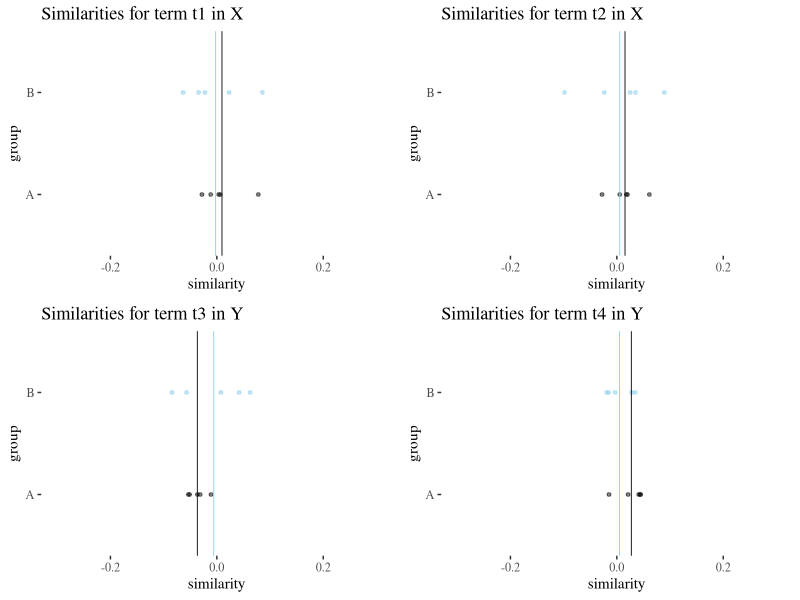
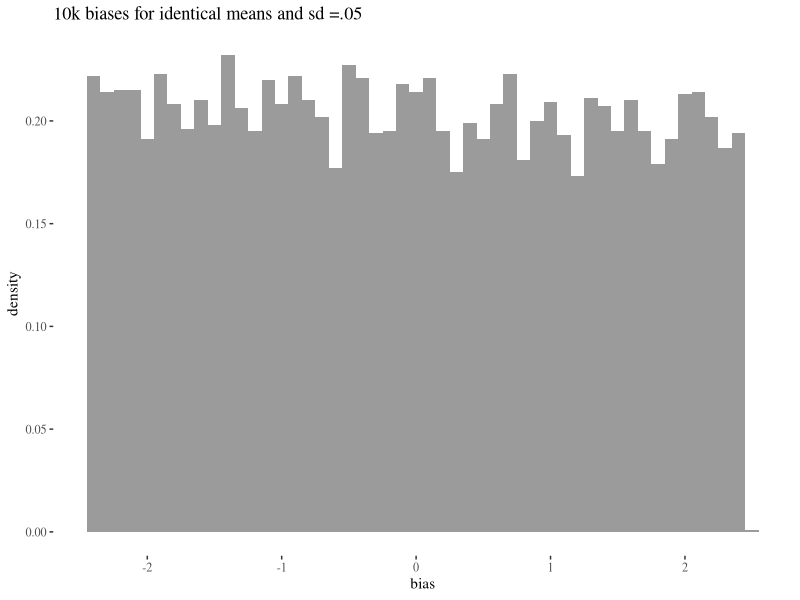
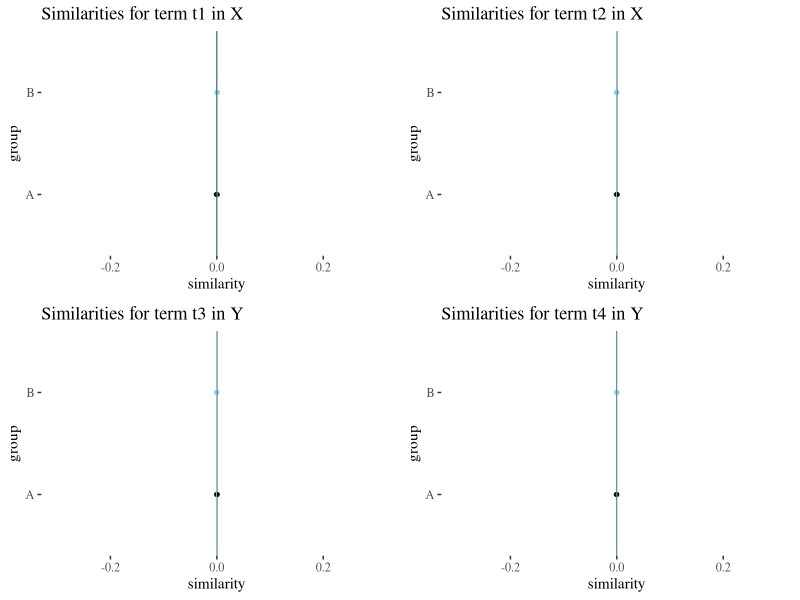
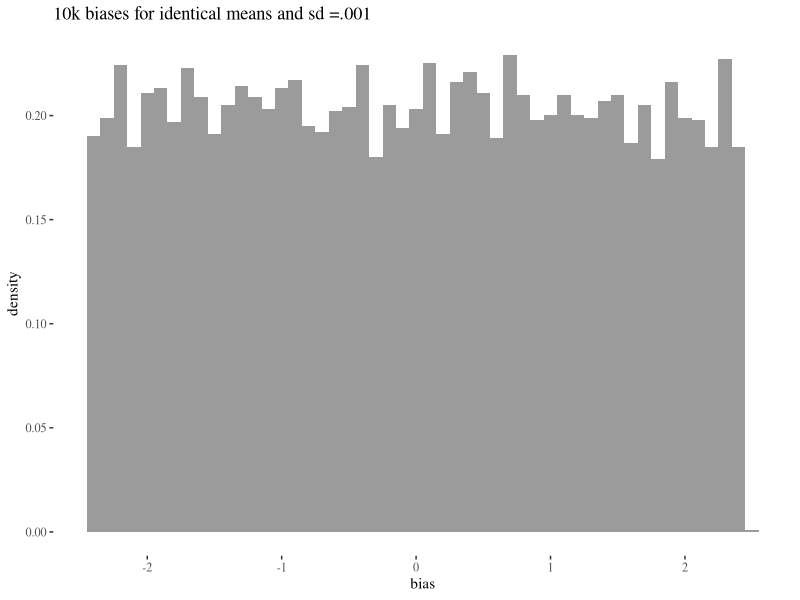
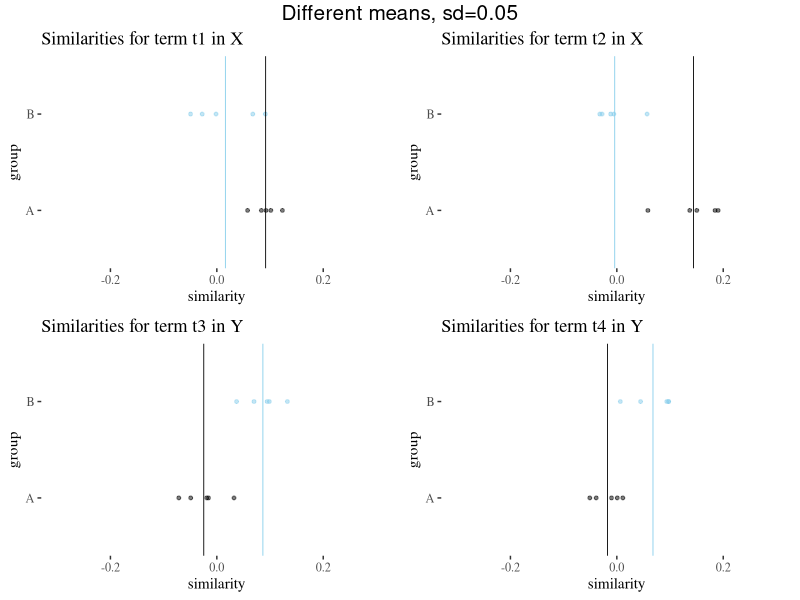
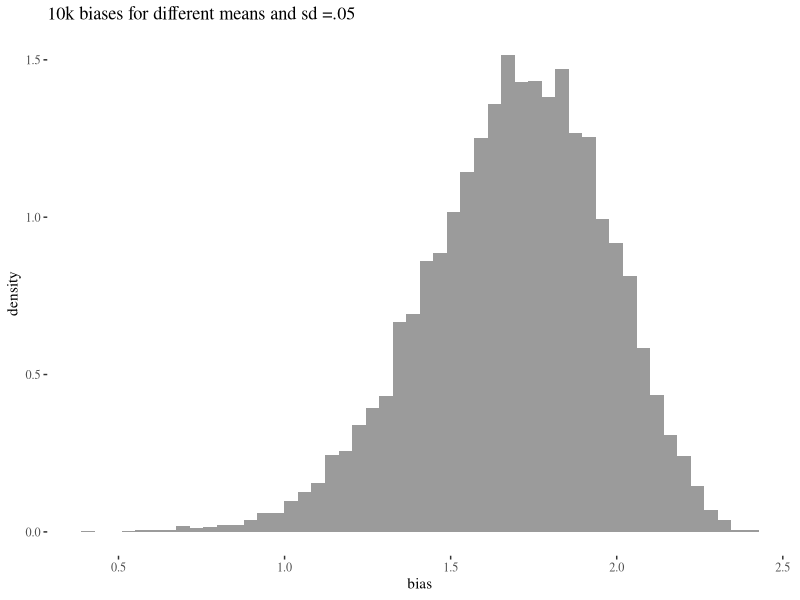
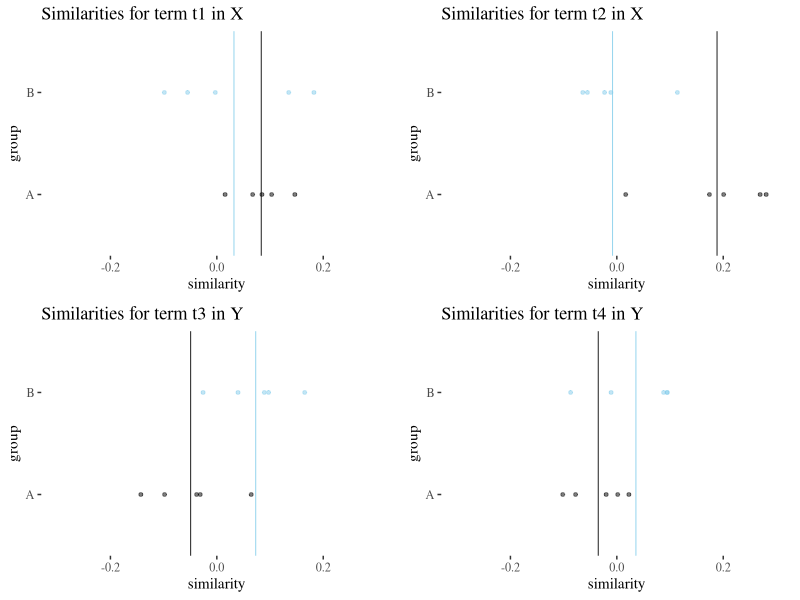
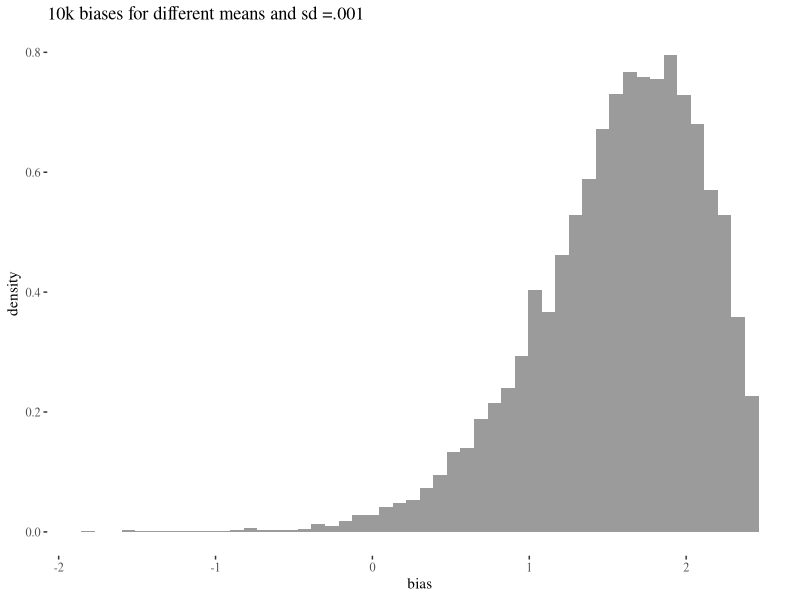

These figures' R source, in order:
## ---- chunk 1
knitr::opts_knit$set(root.dir = '../')

library(ggplot2)
library(ggthemes)
library(gridExtra)
## ---- chunk 2
set.seed(123)
t1 <- data.frame(A  = rnorm(5,0,0.05), B = rnorm(5,0,0.05))
t2 <- data.frame(A  = rnorm(5,0,0.05), B = rnorm(5,0,0.05))
t3 <- data.frame(A  = rnorm(5,0,0.05), B = rnorm(5,0,0.05))
t4 <- data.frame(A  = rnorm(5,0,0.05), B = rnorm(5,0,0.05))
## ---- chunk 3
xlimits <- c(-.3,.3)

t1Plot <- ggplot(t1)+geom_point(aes(y = 0, x = A), size = 1, alpha = 0.5)+geom_point(aes(y = 0.1, x = B), col = "skyblue", size = 1, alpha = 0.5)+theme_tufte()+xlab("similarity")+scale_y_continuous(limits = c(-.05,.15),breaks = c(0,0.1), labels = c("A","B"))+ylab("group") + geom_vline(aes(xintercept = mean(A)), size = 0.3) + geom_vline(aes(xintercept = mean(B)), size = 0.3, col = "skyblue") +ggtitle("Similarities for term t1 in X")+xlim(xlimits)


t2Plot <- ggplot(t2)+geom_point(aes(y = 0, x = A), size = 1, alpha = 0.5)+geom_point(aes(y = 0.1, x = B), col = "skyblue", size = 1, alpha = 0.5)+theme_tufte()+xlab("similarity")+scale_y_continuous(limits = c(-.05,.15),breaks = c(0,0.1), labels = c("A","B"))+ylab("group") + geom_vline(aes(xintercept = mean(A)), size = 0.3) + geom_vline(aes(xintercept = mean(B)), size = 0.3, col = "skyblue") +ggtitle("Similarities for term t2 in X")+xlim(xlimits)

t3Plot <- ggplot(t3)+geom_point(aes(y = 0, x = A), size = 1, alpha = 0.5)+geom_point(aes(y = 0.1, x = B), col = "skyblue", size = 1, alpha = 0.5)+theme_tufte()+xlab("similarity")+scale_y_continuous(limits = c(-.05,.15),breaks = c(0,0.1), labels = c("A","B"))+ylab("group") + geom_vline(aes(xintercept = mean(A)), size = 0.3) + geom_vline(aes(xintercept = mean(B)), size = 0.3, col = "skyblue") +ggtitle("Similarities for term t3 in Y")+xlim(xlimits)

t4Plot <- ggplot(t4)+geom_point(aes(y = 0, x = A), size = 1, alpha = 0.5)+geom_point(aes(y = 0.1, x = B), col = "skyblue", size = 1, alpha = 0.5)+theme_tufte()+xlab("similarity")+scale_y_continuous(limits = c(-.05,.15),breaks = c(0,0.1), labels = c("A","B"))+ylab("group") + geom_vline(aes(xintercept = mean(A)), size = 0.3) + geom_vline(aes(xintercept = mean(B)), size = 0.3, col = "skyblue") +ggtitle("Similarities for term t4 in Y")+xlim(xlimits)

grid.arrange(t1Plot,t2Plot, t3Plot, t4Plot, ncol=2)
## ---- chunk 4
s <- function (table){ mean(table$A) - mean(table$B)}
factor <- sd(c(s(t1),s(t2),s(t3),s(t4)))
numerator <-  mean(s(t1),s(t2)) - mean(s(t3),s(t4))
print(list(factor = factor,numerator = numerator, bias = numerator / factor))
## ---- chunk 5

biasesNull <- numeric(10000)
for(i in 1:10000){
t1 <- data.frame(A  = rnorm(5,0,0.05), B = rnorm(5,0,0.05))
t2 <- data.frame(A  = rnorm(5,0,0.05), B = rnorm(5,0,0.05))
t3 <- data.frame(A  = rnorm(5,0,0.05), B = rnorm(5,0,0.05))
t4 <- data.frame(A  = rnorm(5,0,0.05), B = rnorm(5,0,0.05))

factor <- sd(c(s(t1),s(t2),s(t3),s(t4)))
numerator <-  mean(s(t1),s(t2)) - mean(s(t3),s(t4))
biasesNull[i]  <- numerator / factor
}
ggplot()+geom_histogram(aes(x=biasesNull, y = ..density..), alpha = 0.6, bins=50)+
  theme_tufte()+labs(title="10k biases for identical means and sd =.05")+ xlab("bias")
## ---- chunk 6
set.seed(124)
t1v <- data.frame(A  = rnorm(5,0,0.001), B = rnorm(5,0,0.001))
t2v <- data.frame(A  = rnorm(5,0,0.001), B = rnorm(5,0,0.001))
t3v <- data.frame(A  = rnorm(5,0,0.001), B = rnorm(5,0,0.001))
t4v <- data.frame(A  = rnorm(5,0,0.001), B = rnorm(5,0,0.001))
## ---- chunk 7
xlimits <- c(-.3,.3)


t1vPlot <- ggplot(t1v)+geom_point(aes(y = 0, x = A), size = 1, alpha = 0.5)+geom_point(aes(y = 0.1, x = B), col = "skyblue", size = 1, alpha = 0.5)+theme_tufte()+xlab("similarity")+scale_y_continuous(limits = c(-.05,.15),breaks = c(0,0.1), labels = c("A","B"))+ylab("group") + geom_vline(aes(xintercept = mean(A)), size = 0.3) + geom_vline(aes(xintercept = mean(B)), size = 0.3, col = "skyblue") +ggtitle("Similarities for term t1 in X")+xlim(xlimits)


t2vPlot <- ggplot(t2v)+geom_point(aes(y = 0, x = A), size = 1, alpha = 0.5)+geom_point(aes(y = 0.1, x = B), col = "skyblue", size = 1, alpha = 0.5)+theme_tufte()+xlab("similarity")+scale_y_continuous(limits = c(-.05,.15),breaks = c(0,0.1), labels = c("A","B"))+ylab("group") + geom_vline(aes(xintercept = mean(A)), size = 0.3) + geom_vline(aes(xintercept = mean(B)), size = 0.3, col = "skyblue") +ggtitle("Similarities for term t2 in X")+xlim(xlimits)

t3vPlot <- ggplot(t3v)+geom_point(aes(y = 0, x = A), size = 1, alpha = 0.5)+geom_point(aes(y = 0.1, x = B), col = "skyblue", size = 1, alpha = 0.5)+theme_tufte()+xlab("similarity")+scale_y_continuous(limits = c(-.05,.15),breaks = c(0,0.1), labels = c("A","B"))+ylab("group") + geom_vline(aes(xintercept = mean(A)), size = 0.3) + geom_vline(aes(xintercept = mean(B)), size = 0.3, col = "skyblue") +ggtitle("Similarities for term t3 in Y")+xlim(xlimits)

t4vPlot <- ggplot(t4v)+geom_point(aes(y = 0, x = A), size = 1, alpha = 0.5)+geom_point(aes(y = 0.1, x = B), col = "skyblue", size = 1, alpha = 0.5)+theme_tufte()+xlab("similarity")+scale_y_continuous(limits = c(-.05,.15),breaks = c(0,0.1), labels = c("A","B"))+ylab("group") + geom_vline(aes(xintercept = mean(A)), size = 0.3) + geom_vline(aes(xintercept = mean(B)), size = 0.3, col = "skyblue") +ggtitle("Similarities for term t4 in Y")+xlim(xlimits)

grid.arrange(t1vPlot,t2vPlot, t3vPlot, t4vPlot, ncol=2)
## ---- chunk 8
factorV <- sd(c(s(t1v),s(t2v),s(t3v),s(t4v)))
numeratorV <-  mean(s(t1v),s(t2v)) - mean(s(t3v),s(t4v))
print(list(factor = factorV,numerator = numeratorV, bias = numeratorV / factorV))
## ---- chunk 9
set.seed(124)

biasesLowVariance <- numeric(10000)
for(i in 1:10000){
t1v <- data.frame(A  = rnorm(5,0,0.001), B = rnorm(5,0,0.001))
t2v <- data.frame(A  = rnorm(5,0,0.001), B = rnorm(5,0,0.001))
t3v <- data.frame(A  = rnorm(5,0,0.001), B = rnorm(5,0,0.001))
t4v <- data.frame(A  = rnorm(5,0,0.001), B = rnorm(5,0,0.001))

factorV <- sd(c(s(t1v),s(t2v),s(t3v),s(t4v)))

numeratorV <-  mean(s(t1v),s(t2v)) - mean(s(t3v),s(t4v))

biasesLowVariance[i] <- numeratorV / factorV
}
ggplot()+geom_histogram(aes(x=biasesLowVariance, y = ..density..), alpha = 0.6, bins=50)+
  theme_tufte()+labs(title="10k biases for identical means and sd =.001")+ xlab("bias")
## ---- chunk 10
set.seed(766)
t1d2 <- data.frame(A  = rnorm(5,.1,0.05), B = rnorm(5,0,0.05))
t2d2 <- data.frame(A  = rnorm(5,.1,0.05), B = rnorm(5,0,0.05))
t3d2 <- data.frame(A  = rnorm(5,0,0.05), B = rnorm(5,.1,0.05))
t4d2 <- data.frame(A  = rnorm(5,0,0.05), B = rnorm(5,.1,0.05))
## ---- chunk 11
library(grid)
library(gridExtra)
t1d2Plot <- ggplot(t1d2)+geom_point(aes(y = 0, x = A), size = 1, alpha = 0.5)+geom_point(aes(y = 0.1, x = B), col = "skyblue", size = 1, alpha = 0.5)+theme_tufte()+xlab("similarity")+scale_y_continuous(limits = c(-.05,.15),breaks = c(0,0.1), labels = c("A","B"))+ylab("group") + geom_vline(aes(xintercept = mean(A)), size = 0.3) + geom_vline(aes(xintercept = mean(B)), size = 0.3, col = "skyblue") +ggtitle("Similarities for term t1 in X")+xlim(xlimits)

t2d2Plot <- ggplot(t2d2)+geom_point(aes(y = 0, x = A), size = 1, alpha = 0.5)+geom_point(aes(y = 0.1, x = B), col = "skyblue", size = 1, alpha = 0.5)+theme_tufte()+xlab("similarity")+scale_y_continuous(limits = c(-.05,.15),breaks = c(0,0.1), labels = c("A","B"))+ylab("group") + geom_vline(aes(xintercept = mean(A)), size = 0.3) + geom_vline(aes(xintercept = mean(B)), size = 0.3, col = "skyblue") +ggtitle("Similarities for term t2 in X")+xlim(xlimits)

t3d2Plot <- ggplot(t3d2)+geom_point(aes(y = 0, x = A), size = 1, alpha = 0.5)+geom_point(aes(y = 0.1, x = B), col = "skyblue", size = 1, alpha = 0.5)+theme_tufte()+xlab("similarity")+scale_y_continuous(limits = c(-.05,.15),breaks = c(0,0.1), labels = c("A","B"))+ylab("group") + geom_vline(aes(xintercept = mean(A)), size = 0.3) + geom_vline(aes(xintercept = mean(B)), size = 0.3, col = "skyblue") +ggtitle("Similarities for term t3 in Y")+xlim(xlimits)

t4d2Plot <- ggplot(t4d2)+geom_point(aes(y = 0, x = A), size = 1, alpha = 0.5)+geom_point(aes(y = 0.1, x = B), col = "skyblue", size = 1, alpha = 0.5)+theme_tufte()+xlab("similarity")+scale_y_continuous(limits = c(-.05,.15),breaks = c(0,0.1), labels = c("A","B"))+ylab("group") + geom_vline(aes(xintercept = mean(A)), size = 0.3) + geom_vline(aes(xintercept = mean(B)), size = 0.3, col = "skyblue") +ggtitle("Similarities for term t4 in Y")+xlim(xlimits)

grid.arrange(t1d2Plot,t2d2Plot, t3d2Plot, t4d2Plot, ncol=2,   
      top = textGrob("Different means, sd=0.05",gp=gpar(fontsize=15,font=1)))
## ---- chunk 12
factorD2 <- sd(c(s(t1d2),s(t2d2),s(t3d2),s(t4d2)))
numeratorD2 <-  mean(s(t1d2),s(t2d2)) - mean(s(t3d2),s(t4d2))
biasD2 <- numeratorD2 / factorD2
biasD2
## ---- chunk 13
biasesD2 <- numeric(10000)
for(i in 1:10000){
t1d2 <- data.frame(A  = rnorm(5,.1,0.05), B = rnorm(5,0,0.05))
t2d2 <- data.frame(A  = rnorm(5,.1,0.05), B = rnorm(5,0,0.05))
t3d2 <- data.frame(A  = rnorm(5,0,0.05), B = rnorm(5,.1,0.05))
t4d2 <- data.frame(A  = rnorm(5,0,0.05), B = rnorm(5,.1,0.05))

factorD2 <- sd(c(s(t1d2),s(t2d2),s(t3d2),s(t4d2)))
numeratorD2 <-  mean(s(t1d2),s(t2d2)) - mean(s(t3d2),s(t4d2))
biasesD2[i] <- numeratorD2/factorD2
}

ggplot()+geom_histogram(aes(x=biasesD2, y = ..density..), alpha = 0.6, bins=50)+
  theme_tufte()+labs(title="10k biases for different means and sd =.05")+ xlab("bias")
## ---- chunk 14
set.seed(766)
t1d1 <- data.frame(A  = rnorm(5,.1,0.1), B = rnorm(5,0,0.1))
t2d1 <- data.frame(A  = rnorm(5,.1,0.1), B = rnorm(5,0,0.1))
t3d1 <- data.frame(A  = rnorm(5,0,0.1), B = rnorm(5,.1,0.1))
t4d1 <- data.frame(A  = rnorm(5,0,0.1), B = rnorm(5,.1,0.1))
## ---- chunk 15
t1d1Plot <- ggplot(t1d1)+geom_point(aes(y = 0, x = A), size = 1, alpha = 0.5)+geom_point(aes(y = 0.1, x = B), col = "skyblue", size = 1, alpha = 0.5)+theme_tufte()+xlab("similarity")+scale_y_continuous(limits = c(-.05,.15),breaks = c(0,0.1), labels = c("A","B"))+ylab("group") + geom_vline(aes(xintercept = mean(A)), size = 0.3) + geom_vline(aes(xintercept = mean(B)), size = 0.3, col = "skyblue") +ggtitle("Similarities for term t1 in X")+xlim(xlimits)

t2d1Plot <- ggplot(t2d1)+geom_point(aes(y = 0, x = A), size = 1, alpha = 0.5)+geom_point(aes(y = 0.1, x = B), col = "skyblue", size = 1, alpha = 0.5)+theme_tufte()+xlab("similarity")+scale_y_continuous(limits = c(-.05,.15),breaks = c(0,0.1), labels = c("A","B"))+ylab("group") + geom_vline(aes(xintercept = mean(A)), size = 0.3) + geom_vline(aes(xintercept = mean(B)), size = 0.3, col = "skyblue") +ggtitle("Similarities for term t2 in X")+xlim(xlimits)

t3d1Plot <- ggplot(t3d1)+geom_point(aes(y = 0, x = A), size = 1, alpha = 0.5)+geom_point(aes(y = 0.1, x = B), col = "skyblue", size = 1, alpha = 0.5)+theme_tufte()+xlab("similarity")+scale_y_continuous(limits = c(-.05,.15),breaks = c(0,0.1), labels = c("A","B"))+ylab("group") + geom_vline(aes(xintercept = mean(A)), size = 0.3) + geom_vline(aes(xintercept = mean(B)), size = 0.3, col = "skyblue") +ggtitle("Similarities for term t3 in Y")+xlim(xlimits)

t4d1Plot <- ggplot(t4d1)+geom_point(aes(y = 0, x = A), size = 1, alpha = 0.5)+geom_point(aes(y = 0.1, x = B), col = "skyblue", size = 1, alpha = 0.5)+theme_tufte()+xlab("similarity")+scale_y_continuous(limits = c(-.05,.15),breaks = c(0,0.1), labels = c("A","B"))+ylab("group") + geom_vline(aes(xintercept = mean(A)), size = 0.3) + geom_vline(aes(xintercept = mean(B)), size = 0.3, col = "skyblue") +ggtitle("Similarities for term t4 in Y")+xlim(xlimits)

grid.arrange(t1d1Plot,t2d1Plot, t3d1Plot, t4d1Plot, ncol=2)
## ---- chunk 16
factorD1 <- sd(c(s(t1d1),s(t2d1),s(t3d1),s(t4d1)))
numeratorD1 <-  mean(s(t1d1),s(t2d1)) - mean(s(t3d1),s(t4d1))
biasD1 <- numeratorD1 / factorD1
biasD1
## ---- chunk 17
biasesD1 <- numeric(10000)

for(i in 1:10000){
t1d1 <- data.frame(A  = rnorm(5,.1,0.1), B = rnorm(5,0,0.1))
t2d1 <- data.frame(A  = rnorm(5,.1,0.1), B = rnorm(5,0,0.1))
t3d1 <- data.frame(A  = rnorm(5,0,0.1), B = rnorm(5,.1,0.1))
t4d1 <- data.frame(A  = rnorm(5,0,0.1), B = rnorm(5,.1,0.1))

factorD1 <- sd(c(s(t1d1),s(t2d1),s(t3d1),s(t4d1)))
numeratorD1 <-  mean(s(t1d1),s(t2d1)) - mean(s(t3d1),s(t4d1))
biasesD1[i] <- numeratorD1/factorD1
}

ggplot()+geom_histogram(aes(x=biasesD1, y = ..density..), alpha = 0.6, bins=50)+
  theme_tufte()+labs(title="10k biases for different means and sd =.001")+ xlab("bias")
## ---- chunk 18
mean(biasesD1); mean(biasesD2)
median(biasesD1); median(biasesD2)
## ---- chunk 19
quantile(biasesD2, probs = c(0.275,0.975))
quantile(biasesD1, probs = c(0.275,0.975))
